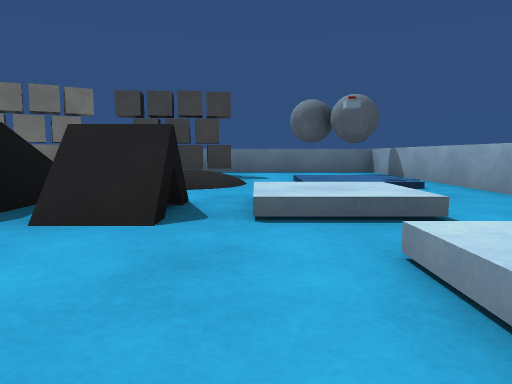
view 1 (above)

12 first-person views from a walk through a Unity game level. The camera is 0.41 m above the floor, tilts 6° down and sees 70° across. Doors are open. The floor is counted in squares, 1 m on a side. Each view is taken from the middle of a square. On the plan, view 1 faces up. The plan holds only what a view shows up to about 9 squares ahead; the rest is blank. Some animated figures are not drawn. Some surface patterns are stand-ins.

view 2
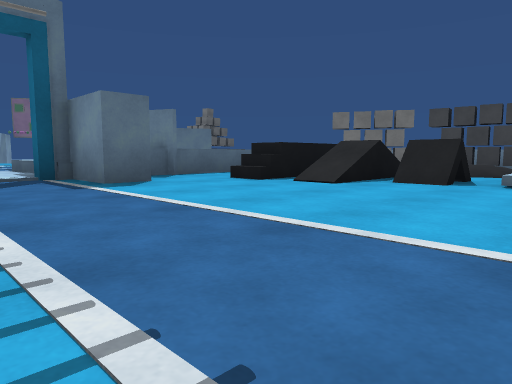

view 3
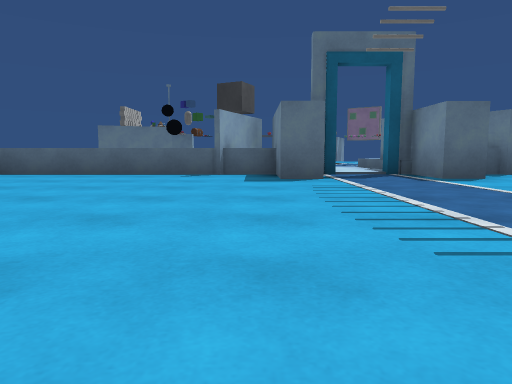

view 4
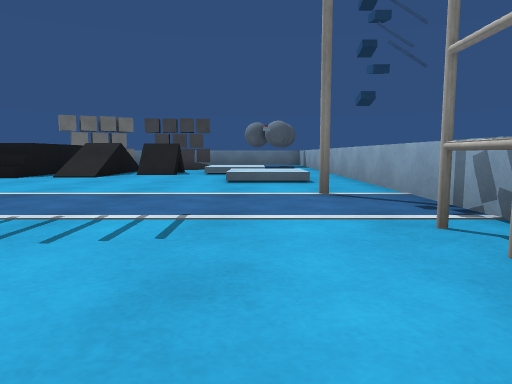

view 5
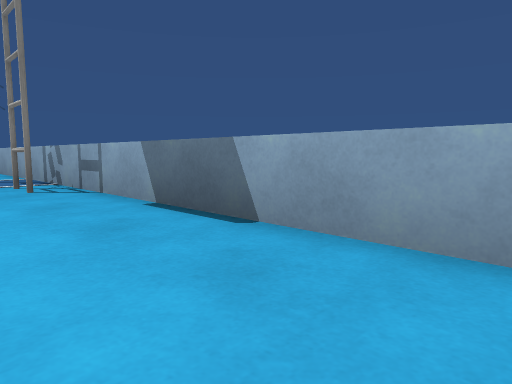

view 6
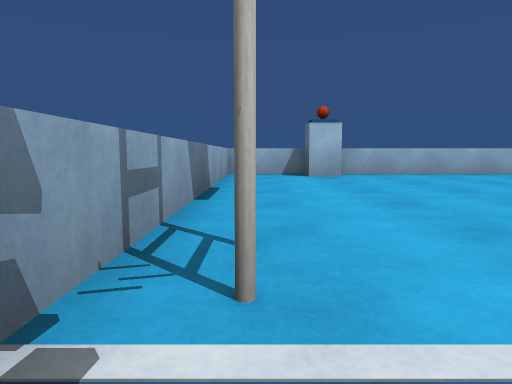

view 7
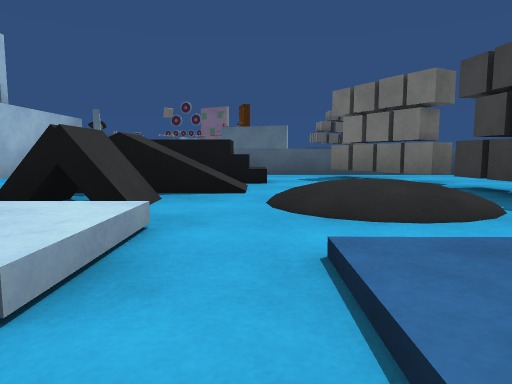

view 8
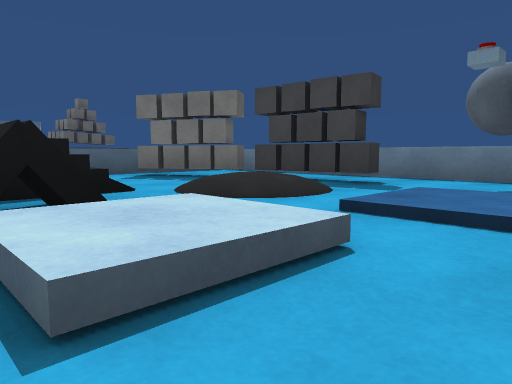

view 9
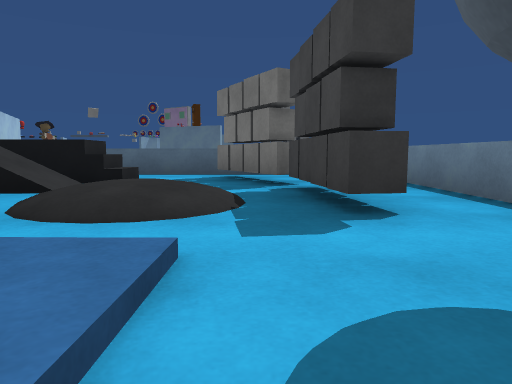

view 10
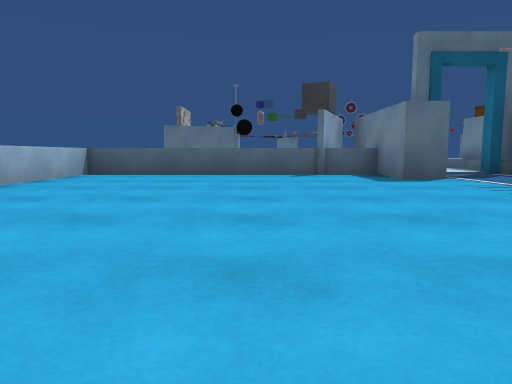

view 11
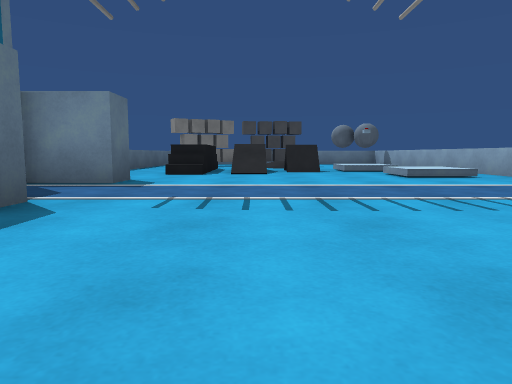

view 12
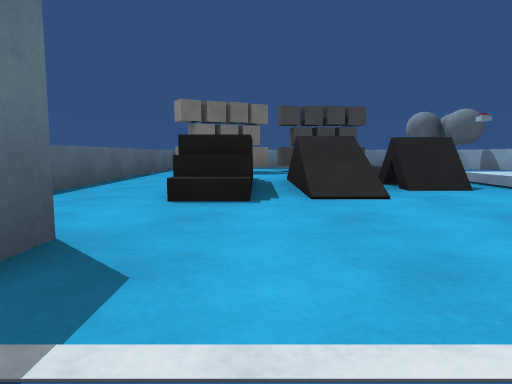

### Floor plan
Key: @ floor where view 1 was taken; # wall or solid block; . main floor; : floor 0.05 m higher than the main floor; + floor 0.2 m higher than the main floor; / step, stairs or slope; D open door; = window, fence, low wall or low ledge; ^ raised ledge; O other object.
Columns run from 8 left of view 1 to 3 right of it. Each row starts with its distance up from view 1.
  8    #########
  7    #..OO...#
  6    #OOO/...#
  5    #../+///#
  4    ##^O/...#
  3    ###O#^^.#
  2     #=O..^.#
  1     ##...^^#
  0   ###...@^.#
 -1 ^####......#
 -2  ::D.......#
 -3    ##.....O#
 -4  ###.......#
 -5    #.......#
 -6    #.......#
 -7    #.......#
 -8    #.......#
 -9    ^.....O.#
-10           ##

Positions as (right, up) in squares from view 1, and headings:
1: (0, 0), facing up
2: (1, -3), facing up-left
3: (2, -4), facing left
4: (1, -5), facing up
5: (1, -8), facing up-right
6: (2, -2), facing down
7: (2, 4), facing left
8: (2, 2), facing up-left
9: (2, 6), facing left
10: (2, -6), facing left
11: (-2, -6), facing up
12: (-3, -2), facing up
